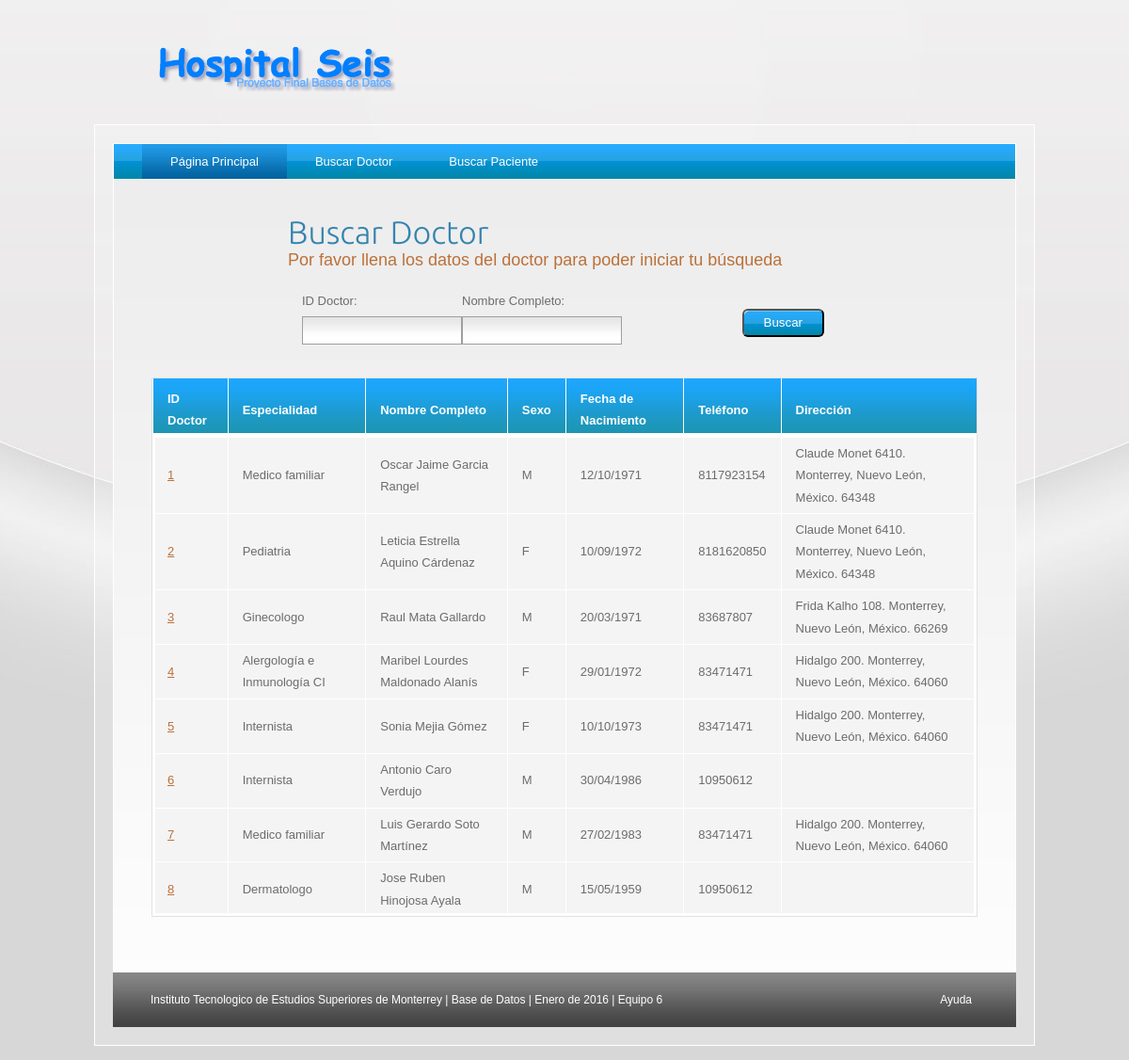
The page /ProyectoHospital/buscardoctores.php on the database its author committed.
### tables this page shows
CREATE TABLE Medico(
	IDMed INT NOT NULL AUTO_INCREMENT,
 	Especialidad CHAR(30),
 	IDPer INT,
	PRIMARY KEY (IDMed),
	FOREIGN KEY (IDPer) REFERENCES Persona(IDPer)
);

CREATE TABLE Persona (
	IDPer INT NOT NULL AUTO_INCREMENT,
 	Sexo CHAR(5),
 	DoB DATE,
 	Nombre CHAR(30),
 	ApellidoP CHAR(20),
 	ApellidoM CHAR(20),
 	Telefono CHAR(20),
 	Calle CHAR(30),
 	NumeroCalle CHAR(10),
 	CP CHAR(10),
 	Ciudad CHAR(15),
 	Estado CHAR(20),
 	Pais CHAR(20),
	PRIMARY KEY (IDPer)
);

### ProyectoHospital/buscardoctores.php (the view, shortened to what this page needs)
<?php
include_once('conexionBD.php');
$resultado_busquedaSP = mysqli_query($conexion, "CALL getDoctores") or die("ERROR EN EL QUERY: " . mysqli_error());
?>
<!DOCTYPE html>
<html xmlns="http://www.w3.org/1999/xhtml" dir="ltr" lang="en-US">
<head>
<link href="css/style.css" rel="stylesheet" type="text/css" />
<link rel="stylesheet" type="text/css" href="css/superfish.css" media="screen">
<link rel="stylesheet" type="text/css" href="css/style_nivo.css" media="screen">
</head>
<body>
<div id="container">
<?php include_once("header.php"); ?>
<div id="contentContainer">
			   <?php include_once("navbar.php"); ?>
				<div id="content">
						<div id="middlePart">
								<div id="middleTwoColumn">
										<div class="h1title">
												<h1>Buscar Doctor</h1>
												<span>Por favor llena los datos del doctor para poder iniciar tu búsqueda</span>
										</div>
										<div id="contact-form">
												<form method="post">
                                               			 <p class="input-block last">
																<label>
																		ID Doctor:
																</label>
																<input type="text" name="ID Paciente">
														</p>
														<p class="input-block first">
																<label>
																		Nombre Completo:
																</label>
																<input type="text" name="Nombre Completo">
														</p>
														<div class="fr mt20">
                                                       <input class="button buttonBlue ml10" type="submit" name="btn_buscar_resultado_busqueda" value="Buscar">
														</div>
												</form>
										</div>
								</div>
                                <div id="middleFullWidth">
                                	<table class="tableBlue">
												<thead>
														<tr>
																<th>ID Doctor</th>
																<th>Especialidad</th>
																<th>Nombre Completo</th>
																<th>Sexo</th>
																<th>Fecha de Nacimiento</th>
                                                                <th>Teléfono</th>
																<th>Dirección</th>
														</tr>
												</thead>
												<tbody>
                                                <?php
													  if (isset($resultado_busquedaSP)) {
															while ($row =  mysqli_fetch_array($resultado_busquedaSP)) {
															echo
        													"
															<tr>
																<td><a href=\"editar_entidad.php?ssn=".$row['IDMed']."\">".$row['IDMed'] ."</a></td>
																<td>".$row['Especialidad'] ."</td>
																<td>".$row['Nombre Completo'] ."</td>
																<td>".$row['Sexo'] ."</td>
                                                                <td>".$row['Fecha de Nacimiento'] ."</td>
																<td>".$row['Telefono'] ."</td>
																<td>".$row['Direccion'] ."</td>
														    </tr>";
															}
													  }
	                                             ?>
												</tbody>
										</table>
                                </div>
						</div>
				</div>
				<?php include_once("footer.php"); ?>
		</div>
</div>
</body>
</html>

### ProyectoHospital/header.php (shortened to what this page needs)
<div id="headerContainer">
		<a class="logo" href="index.php" title="Health Care Theme">Hospital Team Six</a>
</div>

### ProyectoHospital/navbar.php
<div id="menubarborder">
<div id="menubar">
		<ul class="sf-menu">
				<li class="current"><a href="index.php">Página Principal</a></li>
				<li><a href="buscardoctores.php">Buscar Doctor</a></li>
				<li><a href="buscarpaciente.php">Buscar Paciente</a></li>
		</ul>
</div>
</div>

### ProyectoHospital/footer.php
<div id="footerPart">
		<div class="footerLeft">
			Instituto Tecnologico de Estudios Superiores de Monterrey | Base de Datos | Enero de 2016 | Equipo 6
		</div>
		<div class="footerRight">
				<ul>
						<li><a href="#" title="">Ayuda</a></li>
				</ul>
		</div>
</div>

### ProyectoHospital/css/style.css (style rules this page uses)
* { padding: 0; margin: 0; line-height: 1.8em; outline: none; }
body { height:auto; width:auto; font-family:'Arial', Sans-Serif; font-size: 13px; color:#6c6c6c; background: #d7d7d7 url(../images/bg_body.jpg) no-repeat center 0; }
p { font-size: 13px; margin-bottom: 18px; }
a { text-decoration:underline; color:#bb713a; }
.fr { float:right; }
h1 { font-family:'UbuntuLight', Arial; font-size:34px; color:#3584ae; font-weight: normal; }
.h1title { margin-bottom: 15px; }
.h1title span { color: #bb713a; font-size: 18px; }
.h1title h1 { font-family:'UbuntuLight', Arial; font-size:34px; color:#3584ae; line-height: 0.8em; padding-top: 12px; }
.logo { background: url("../images/logo.png") no-repeat scroll 0 0 transparent; display:inline-block; height: 57px; width: 353px; overflow:hidden; text-indent: -999px; margin-left: 41px; float: left; }
a.button, input.button { color: #FFF; display: inline-block; height: 30px; padding-right: 21px; text-decoration: none; cursor: pointer; font-family: normal 13px/13px Arial, Helvetica; }
input.button { padding-left: 21px; border-radius:6px; }
a.buttonBlue, input.buttonBlue { background: url("../images/buttons_sprite.png") no-repeat scroll right top transparent; }
a.buttonBlue span, input.buttonBlue { background: url("../images/buttons_sprite.png") no-repeat scroll 0 0 transparent; }
ul { padding-bottom: 15px; }
table { border: 1px solid #E1E1E1; -moz-box-shadow: 0 0 0 1px white inset; -webkit-box-shadow: 0 0 0 1px white inset; box-shadow: 0 0 0 3px white inset; margin-bottom: 18px; border-spacing: 0; width: 100%; background-color: #F4F4F4; }
th, td { padding: 5px 15px; text-align: left; border-left: 1px solid #FFF; }
td { border-top: 1px solid #FFF; }
th { padding-top: 10px; }
.tableBlue thead { background: url("../images/bg_theadBlue.png") repeat-x scroll 0 0 #FFFFFF; color: #FFF; }
#container { width: 1000px; margin: 0 auto; }
#headerContainer { width: 960px; padding: 40px 19px 35px; }
#contentContainer { width: 960px; border: 1px solid #FFF; background: url("../images/spacer.png") repeat scroll 0 0 transparent; margin: 0 auto 15px; padding: 19px; }
#content { border: 1px solid #FFF; background: url("../images/bg_content.jpg") repeat-x scroll 0 0 #FFF; padding: 0 0 40px 40px; }
#middlePart { margin-top: 30px; }
#middleTwoColumn { width: 570px; padding-right: 20px; float: left; }
#middleFullWidth { padding-right: 40px; }
input[type=text] { background: url("../images/bg_input.jpg") repeat-x scroll 0 0 #FFF; border: 1px solid #9f9f9f; padding: 5px; color: #6C6C6C; margin-top: 5px; font-family: 'Arial', Sans-Serif; font-size: 13px; color:#6c6c6c; width: 188px; height: 18px; line-height: 18px; }
#contact-form p.input-block { float: left; margin: 0 15px 15px; width: 170px; }
#contact-form label { display: block; }
#contact-form p.first { margin-left: 0 }
#contact-form p.last { margin-right: 0 }
#contact-form input[type=text] { width: 158px; }
#footerPart { background: url("../images/bg_footer.jpg") repeat-x scroll 0 0 #FFFFFF; color: #FFF; height: 39px; padding: 19px 40px 0; font-size: 12px; }
.footerLeft { float: left; margin: 0 auto; }
.footerRight { float: right; text-align: right; }
.footerRight ul { list-style: none; }
.footerRight li { float: left; }
.footerRight li a { text-decoration: none; color: #FFF; padding: 0 7px 0; }
.ml10 { margin-left: 10px; }
.mt20 { margin-top: 20px; }

### ProyectoHospital/css/superfish.css (style rules this page uses)
#menubarborder { border-left: #FFF solid 1px; border-right: #FFF solid 1px; border-top: #FFF solid 1px; background: #FFF url(../images/menu_bg.jpg) repeat-x 0 0; height: 37px; padding-left: 30px; }
.sf-menu, .sf-menu * { margin: 0; padding: 0; list-style: none; }
.sf-menu { line-height: 1.0; }
.sf-menu li { background: url("../images/menu_bg.jpg") repeat-x scroll 0 0 #FFFFFF; float: left; position: relative; height: 37px; }
.sf-menu li.current, .sf-menu li li.current, .sf-menu li li li.current { background: url("../images/menu_bg_h.jpg") repeat-x scroll 0 0 #FFFFFF; }
.sf-menu a { display: block; position: relative; padding: 11px 30px; }
.sf-menu { float: left; }
.sf-menu a, .sf-menu a:visited { color: #FFF; text-decoration: none; font: 13px Arial,sans-serif; }

### rows shown on the page
medico: IDMed "1", Especialidad "Medico familiar", Nombre "Oscar Jaime Garcia Rangel", IDPer.Sexo "M", Fecha "12/10/1971", IDPer.Telefono "8117923154", Direccion "Claude Monet 6410. Monterrey, Nuevo León, México. 64348"
medico: IDMed "2", Especialidad "Pediatria", Nombre "Leticia Estrella Aquino Cárdenaz", IDPer.Sexo "F", Fecha "10/09/1972", IDPer.Telefono "8181620850", Direccion "Claude Monet 6410. Monterrey, Nuevo León, México. 64348"
medico: IDMed "3", Especialidad "Ginecologo", Nombre "Raul Mata Gallardo", IDPer.Sexo "M", Fecha "20/03/1971", IDPer.Telefono "83687807", Direccion "Frida Kalho 108. Monterrey, Nuevo León, México. 66269"
medico: IDMed "4", Especialidad "Alergología e Inmunología CI", Nombre "Maribel Lourdes Maldonado Alanís", IDPer.Sexo "F", Fecha "29/01/1972", IDPer.Telefono "83471471", Direccion "Hidalgo 200. Monterrey, Nuevo León, México. 64060"
medico: IDMed "5", Especialidad "Internista", Nombre "Sonia Mejia Gómez", IDPer.Sexo "F", Fecha "10/10/1973", IDPer.Telefono "83471471", Direccion "Hidalgo 200. Monterrey, Nuevo León, México. 64060"
medico: IDMed "6", Especialidad "Internista", Nombre "Antonio Caro Verdujo", IDPer.Sexo "M", Fecha "30/04/1986", IDPer.Telefono "10950612"
medico: IDMed "7", Especialidad "Medico familiar", Nombre "Luis Gerardo Soto Martínez", IDPer.Sexo "M", Fecha "27/02/1983", IDPer.Telefono "83471471", Direccion "Hidalgo 200. Monterrey, Nuevo León, México. 64060"
medico: IDMed "8", Especialidad "Dermatologo", Nombre "Jose Ruben Hinojosa Ayala", IDPer.Sexo "M", Fecha "15/05/1959", IDPer.Telefono "10950612"
